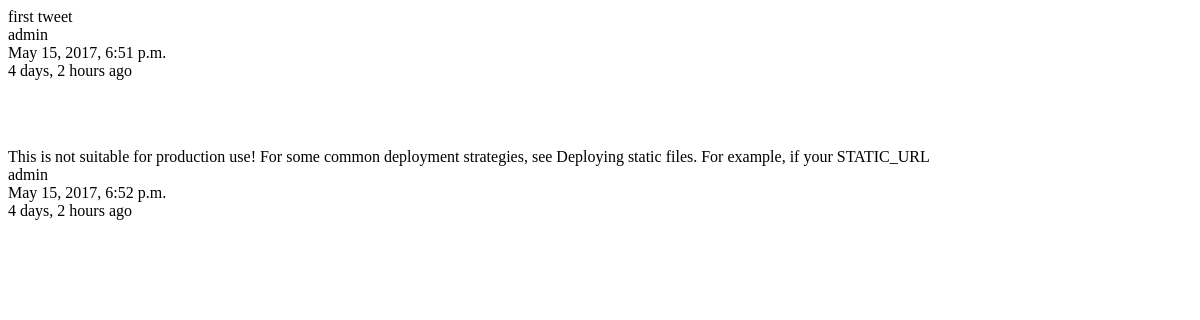
The app's page /tweet/, older data.
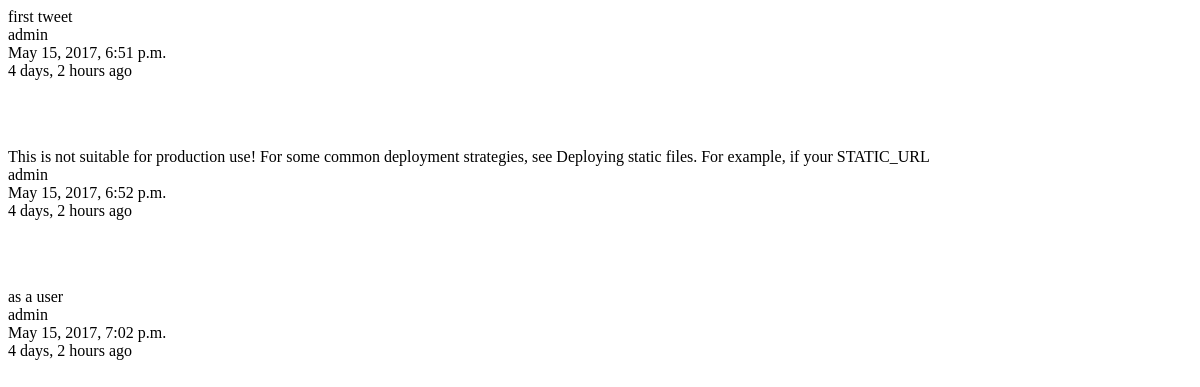
The same page, newer data.
### tweets/models.py (models this page shows, shortened)
class Tweet(models.Model):
    user        = models.ForeignKey(settings.AUTH_USER_MODEL)
    content     = models.CharField(max_length=140, validators=[validate_content])
    updated     = models.DateTimeField(auto_now=True)
    timestamp   = models.DateTimeField(auto_now_add=True)

### tweets/views.py (the view)
class TweetListView(ListView):
    queryset = Tweet.objects.all()
    def get_context_data(self, *args, **kwargs):
        context = super(TweetListView, self).get_context_data(*args, **kwargs)
        return context

### tweets/templates/tweets/tweet_list.html
{% for obj in object_list %}
  <p>{{ obj.content }} <br>
  {{ obj.user }} <br>
  {{ obj.timestamp }} <br>
  {{ obj.timestamp|timesince }} ago </p><br><br>
{% empty %}
  <p>No tweets yet.</p>
{% endfor %}

Row changes from the older to the newer data that the page shows:
added Tweet: content "as a user", user "admin", timestamp "May 15, 2017, 7:02 p.m.", timestamp "4 days, 2 hours"
